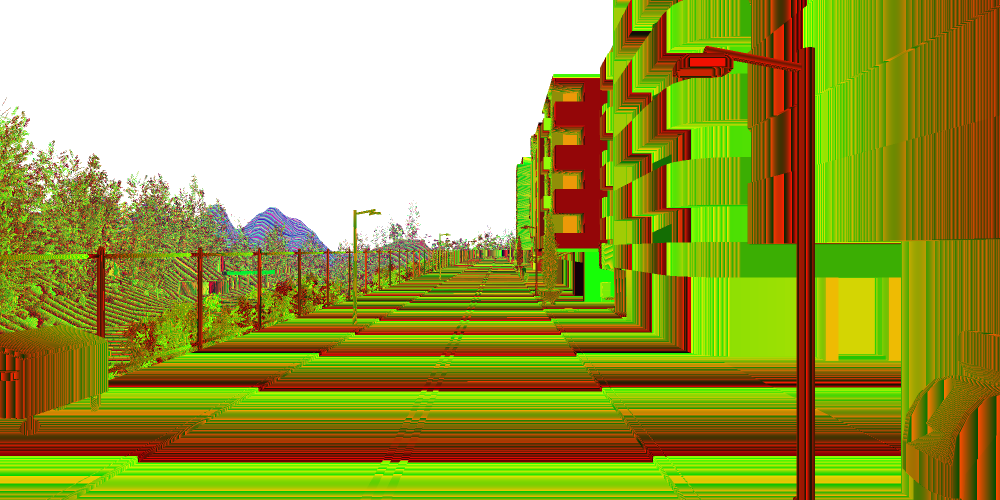
%> input picture Depth_to_lidar/head/image_00001.png, 2000 x 1000 px (shown at 1/2 size)
$ octave depth_to_lidar.m   (GNU Octave 9; MATLAB toolbox functions it lacks are replaced by stand-ins)
%> lines starting %> are read from the running program, lines starting %| are printed output that depends on the picture
### Depth_to_lidar/DecodeDepth.m
function depthImage = DecodeDepth(imageData, farPlaneDistance)
    imageData = single(imageData);
    depthImage = imageData(:,:,1) + 256.*imageData(:,:,2) + (256*256).*imageData(:,:,3);
    depthImage = depthImage / (256*256*256-1);
    depthImage = depthImage * farPlaneDistance;
end

### Depth_to_lidar/GetRelevantPixels.m
function [pixels, angles] = GetRelevantPixels(lidarResH,lidarResV,imgWidth,imgHeight,fovH)

    d = imgWidth/(2*tan(degtorad(fovH)/2));
    % Define three points in the image plane
    p1 = [-imgWidth/2 d -imgHeight/2];
    p2 = [-imgWidth/2 d imgHeight/2];
    p3 = [0 d 0];

    % Calculate the image plane normal
    normal = cross(p1-p2, p1-p3);
    normal = normal/norm(normal);


    %------------------------
    lineP=p2*Rotz(fovH/2);
    [pixel, check] = plane_line_intersect(normal,p3,lineP,[0 0 0]);
    offset = (imgHeight/2) -pixel(3);
    fakeImgHeight = imgHeight - offset*2;
    %--------------------
    % Calculate focal length and vertical FOV
    fovV = radtodeg(2*atan(fakeImgHeight/(2*d))); %weird

    %
    nAnglesH = floor(fovH/lidarResH);
    nAnglesV = floor(fovV/lidarResV);

    % Set start angles for horizontal and vertical rotation around origo
    startAngleV = -fovV/2;
    startAngleH = -fovH/2;

    % Create line segment to check for intersection with image plane
    lineP1 = [0,0,0];
    lineP=p1*Rotz(fovH/2);
    [pixel, check] = plane_line_intersect(normal,p3,lineP,[0 0 0]);
    lineP2 = [0, d, pixel(3)]; % p5
    line = (lineP2 - lineP1);

    angles = zeros(nAnglesV*nAnglesH,2);
    pixels = zeros(nAnglesV*nAnglesH,3);

    index = 1;

    figure
    for stepV = 1:nAnglesV
        lineH = line*Rotx(-(stepV-1)*lidarResV); % Rotate up

        angleV = startAngleV + (stepV-1)*lidarResV;
        lineH = lineH*Rotz(startAngleH); % Rotate to horizontal start position

        for stepH = 1:nAnglesH
            [pixel, check] = plane_line_intersect(normal,p3,lineH,[0 0 0]);
            lineH = lineH*Rotz(lidarResH);
            angleH = startAngleH + (stepH-1)*lidarResH;

            angles(index,:) = [angleV angleH];
            pixels(index,:) = [pixel(1), pixel(2),pixel(3)];
            index = index + 1;
        end
    end


    %pixels(:,2) = int32(pixels(:,1)) + 1;
    pixels(:,1) = int32(pixels(:,1)) + imgWidth/2 + 1;
    pixels(:,3) = int32(pixels(:,3)) + imgHeight/2 + 1;

    %scatter(angles(:,1),angles(:,2));
    scatter3(pixels(:,1),pixels(:,2),pixels(:,3))

end

### Depth_to_lidar/depth_to_lidar.m
far = 1000;
lidarResH = 0.16;
lidarResV = 1.33;
cameraWidth = 2000;
cameraHeight = 1000;
fovH = 90;

% Decode image data to depth map
head = DecodeDepth(imread('head/image_00001.png'),far);
%> in DecodeDepth, `depthImage = imageData(:,:,1) + 256.*imageData(:,:,2) + (256*256).*ima..`:
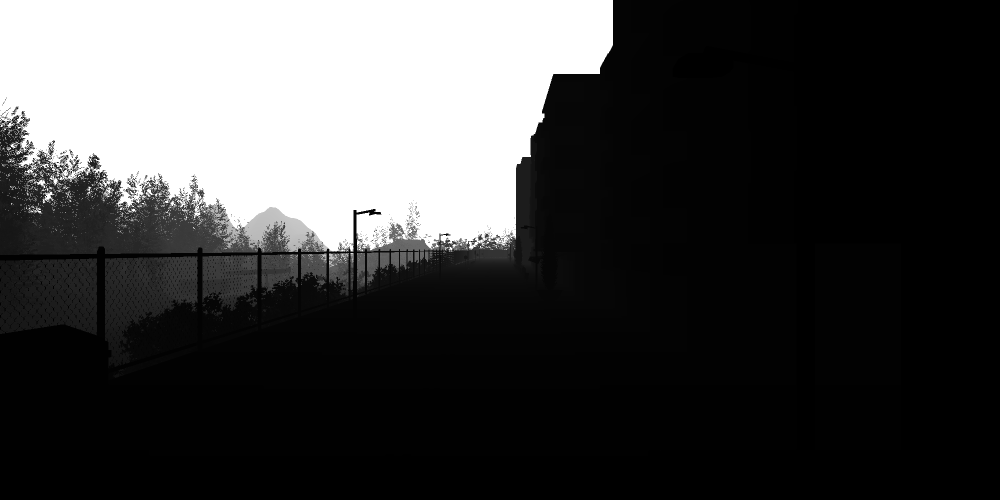
%> depthImage: size 1000x2000 single (shown at 1/2 size); min 69872, max 16777215, mean 4397808.5; drawn with min black and max white
tail = DecodeDepth(imread('tail/image_00001.png'),far);
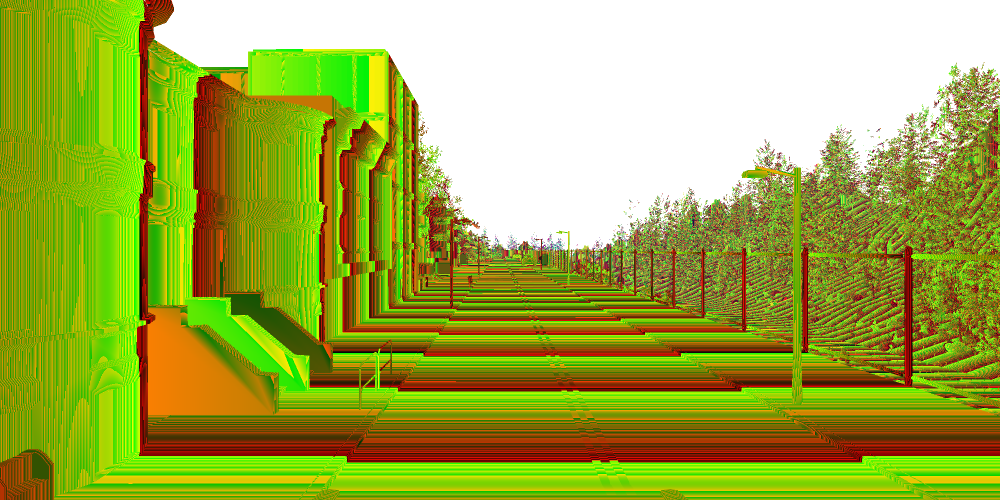
%> input picture Depth_to_lidar/tail/image_00001.png, 2000 x 1000 px (shown at 1/2 size)
%> call 2 of DecodeDepth, with farPlaneDistance = 1000
%> in DecodeDepth (call 2), `depthImage = imageData(:,:,1) + 256.*imageData(:,:,2) + (256*256).*ima..`:
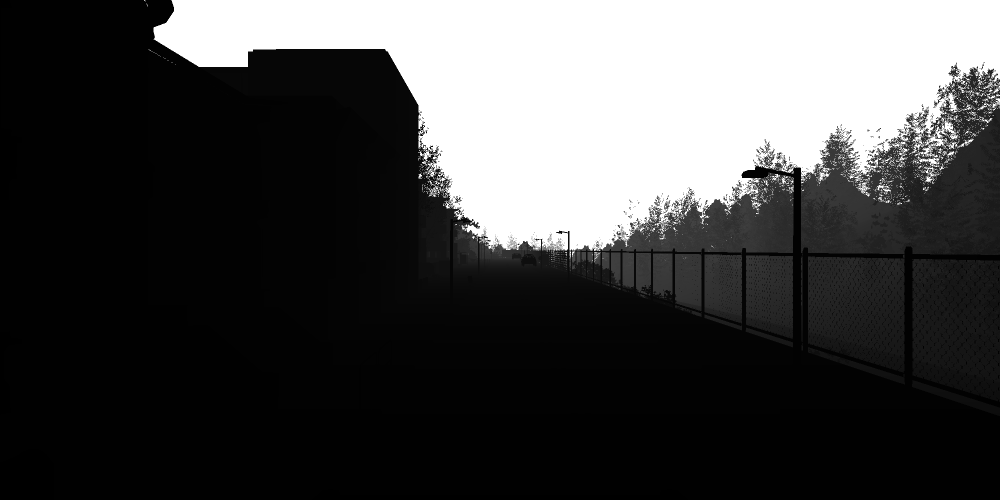
%> depthImage: size 1000x2000 single (shown at 1/2 size); min 38413, max 16777215, mean 4641881; drawn with min black and max white
left = DecodeDepth(imread('left/image_00001.png'),far);
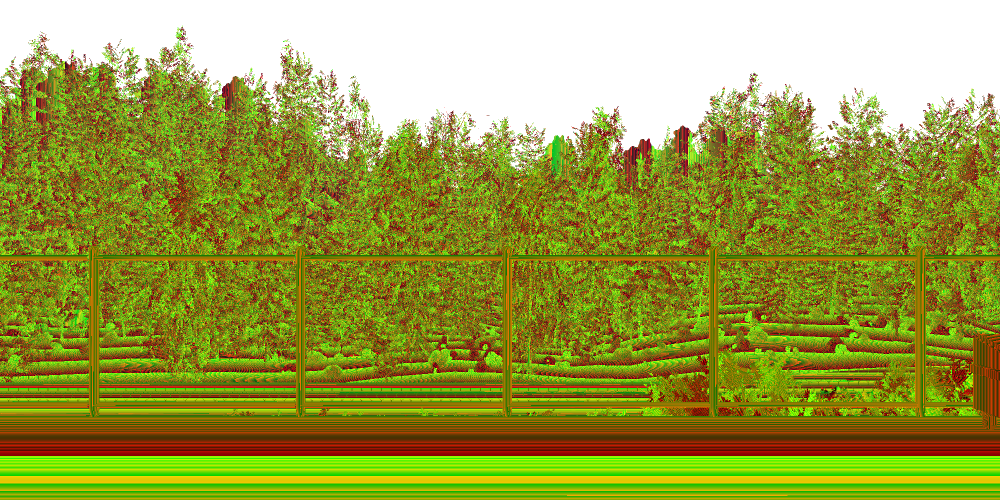
%> input picture Depth_to_lidar/left/image_00001.png, 2000 x 1000 px (shown at 1/2 size)
%> call 3 of DecodeDepth, with farPlaneDistance = 1000
%> in DecodeDepth (call 3), `depthImage = imageData(:,:,1) + 256.*imageData(:,:,2) + (256*256).*ima..`:
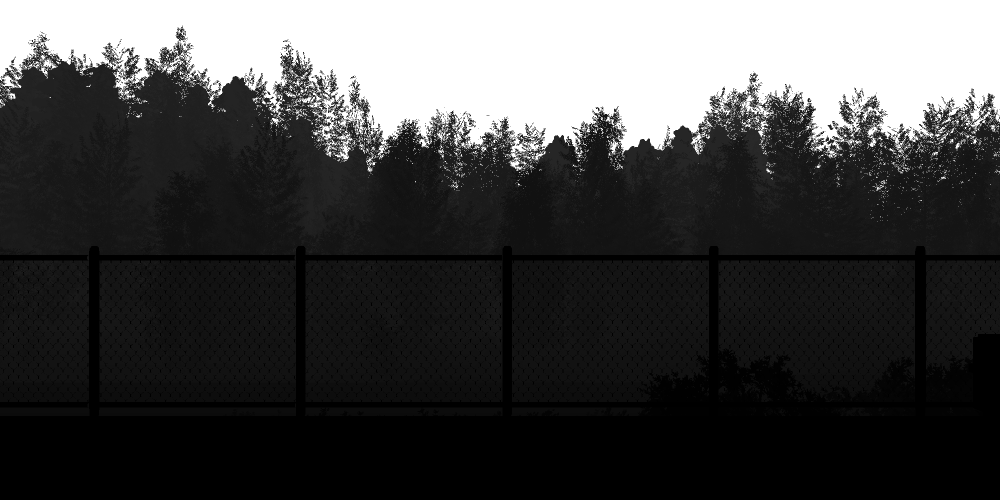
%> depthImage: size 1000x2000 single (shown at 1/2 size); min 108064, max 16777215, mean 4611052; drawn with min black and max white
right = DecodeDepth(imread('right/image_00001.png'),far);
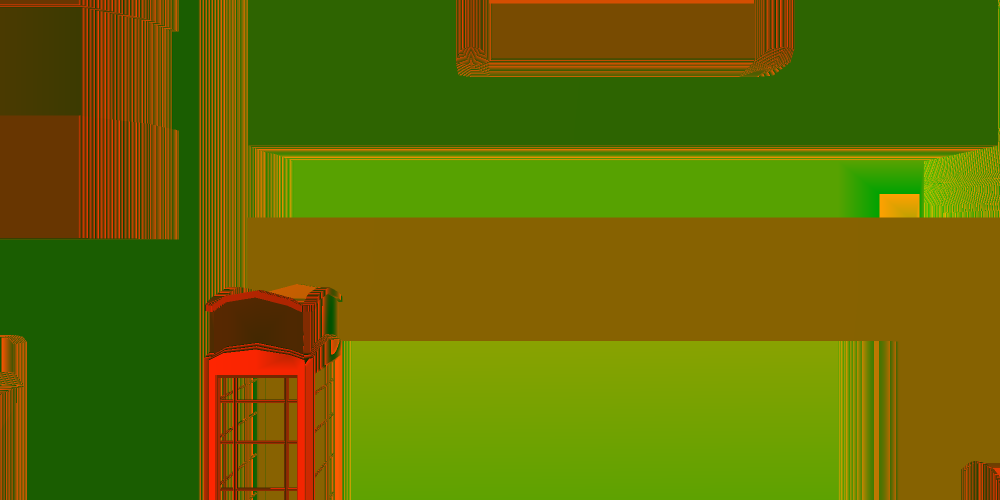
%> input picture Depth_to_lidar/right/image_00001.png, 2000 x 1000 px (shown at 1/2 size)
%> call 4 of DecodeDepth, with farPlaneDistance = 1000
%> in DecodeDepth (call 4), `depthImage = imageData(:,:,1) + 256.*imageData(:,:,2) + (256*256).*ima..`:
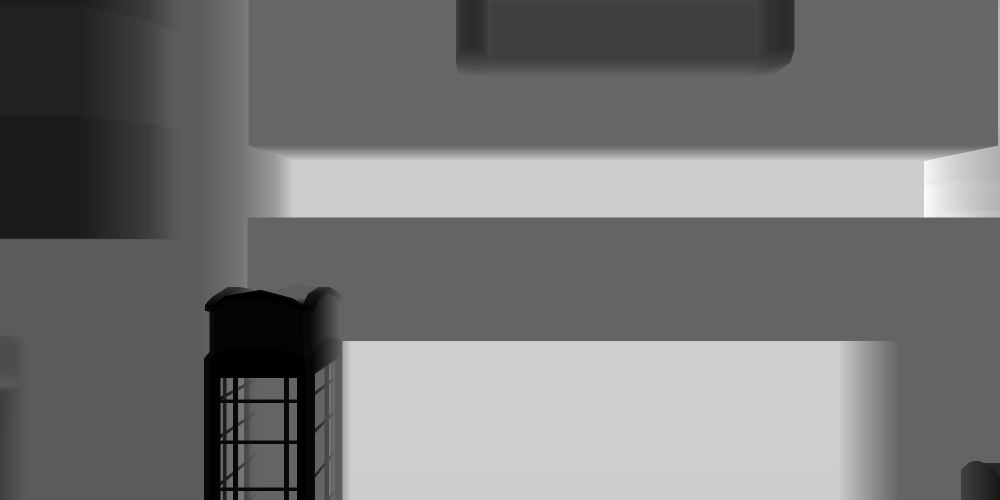
%> depthImage: size 1000x2000 single (shown at 1/2 size); min 75180, max 114704, mean 93394.7; drawn with min black and max white

[pixels, angles] = GetRelevantPixels(lidarResH,lidarResV,cameraWidth,cameraHeight,fovH);
%> the run ends on the next line
